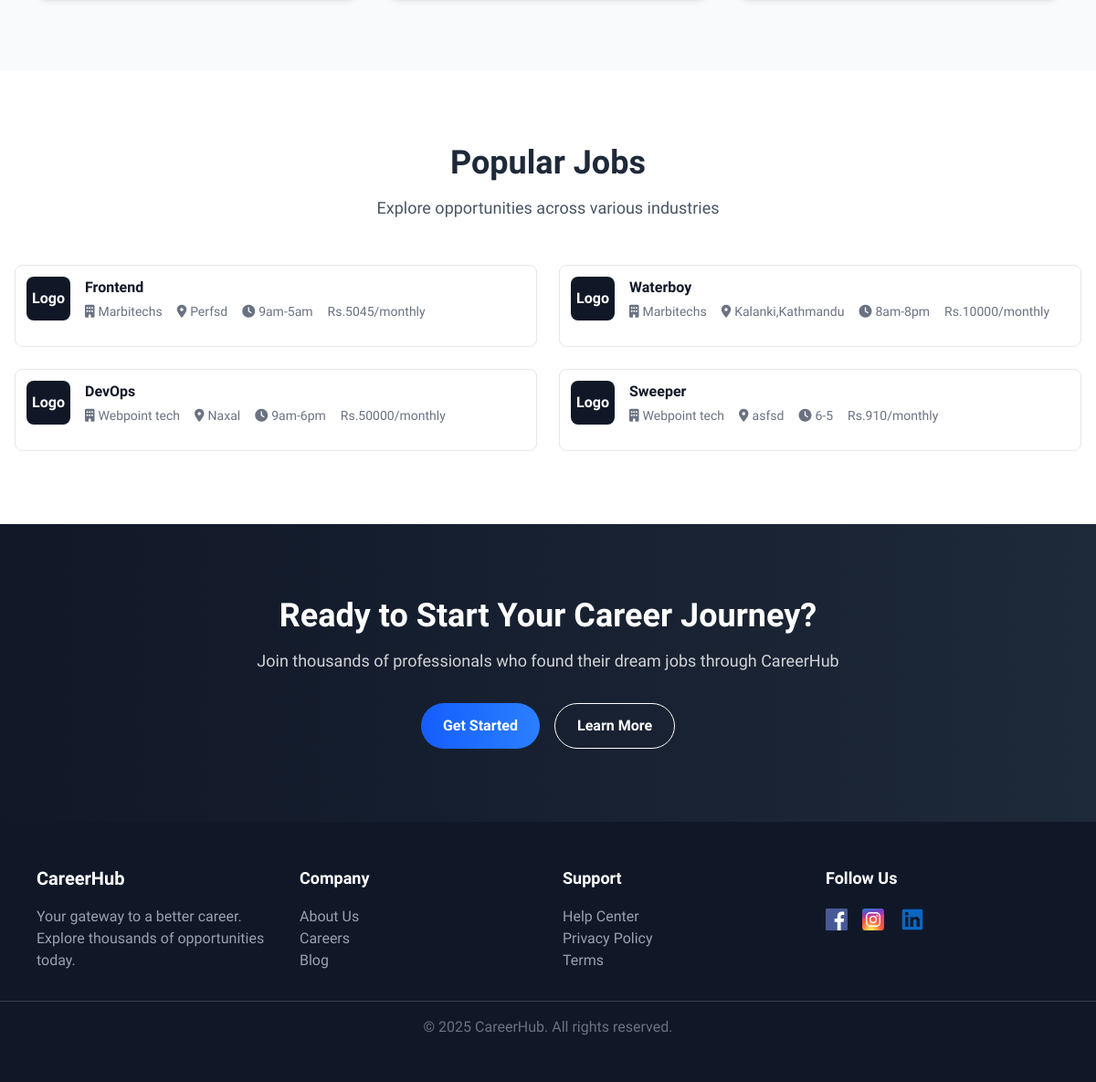
/ (lower part), run on an earlier commit of the app's database.
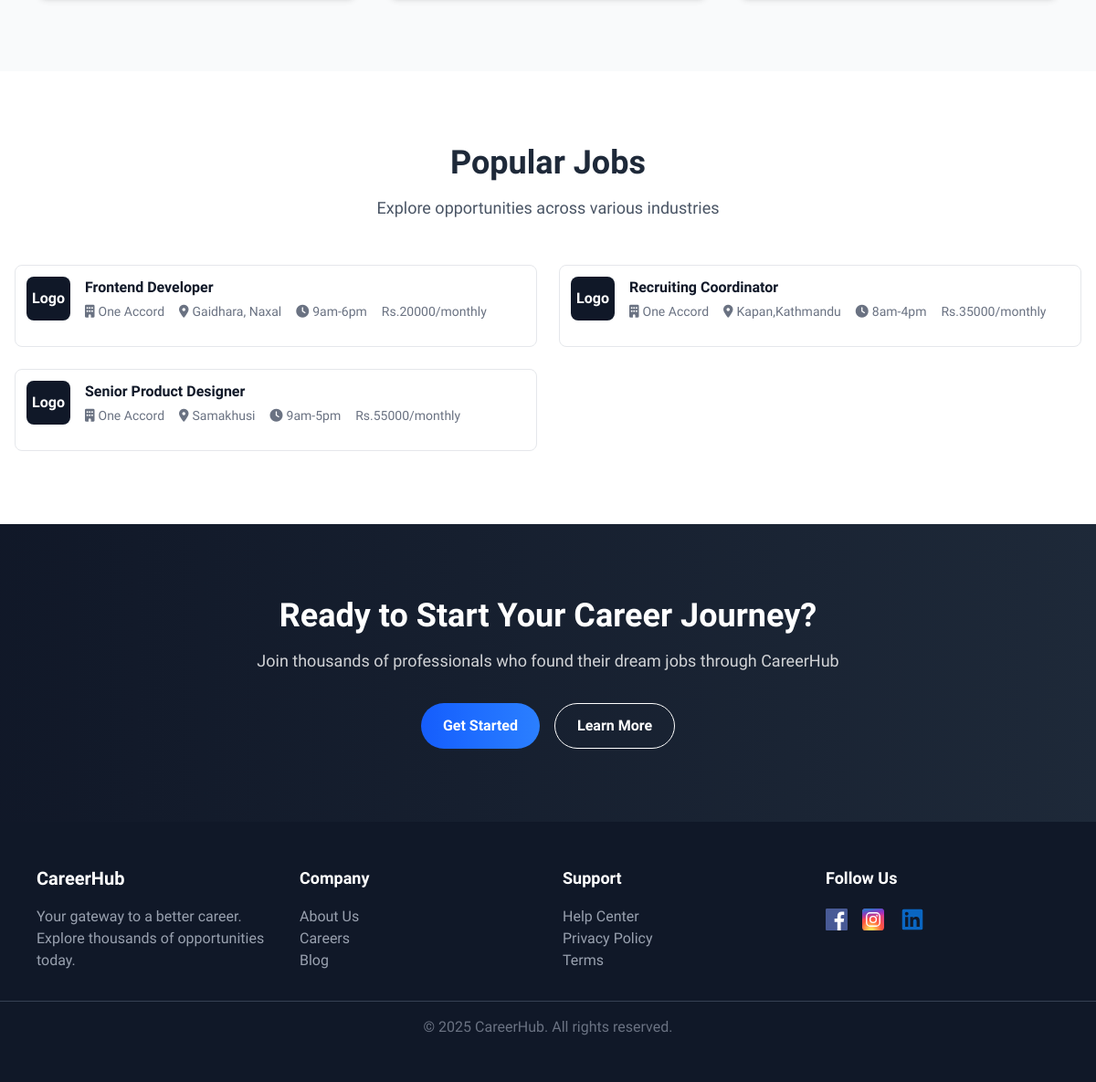
And on a later commit of the database.
### job_portal/models.py (models this page shows, shortened)
class JobPost(models.Model):
    company = models.ForeignKey(CompanyProfile, on_delete=models.CASCADE)
    title = models.CharField(max_length=255)
    description = models.TextField()
    location = models.CharField(max_length=255, blank=True, null=True)
    salary = models.DecimalField(max_digits=10, decimal_places=2, blank=True, null=True)
    working_hours=models.CharField(max_length=100, blank=True, null=True)

class CompanyProfile(models.Model):
    user = models.OneToOneField(User, on_delete=models.CASCADE,null=True, blank=True,related_name='company_profile')
    company_name = models.CharField(max_length=255, blank=True, null=True)
    company_description = models.TextField(blank=True, null=True)
    def __str__(self):
        return f"{self.company_name}"

### job_portal/views.py (the view)
# urls.py: path('',v.index,name="index" ),
def index(request):
    jobs= JobPost.objects.all()[:4]
    ctx = {
        "jobs": jobs
    }
    return render(request,"index.html",ctx)

### job_portal/context_processors.py (called while the page is built, shortened)
def user_role(request):
    role = None
    return {
        'user_role': role
    }

### job_portal/templates/index.html (shortened to what this page needs)
{% extends 'common/layout.html' %}
{% load static %}
{% block content %}
<link href="https://cdnjs.cloudflare.com/ajax/libs/font-awesome/6.0.0/css/all.min.css" rel="stylesheet">
<main>
  <section class="bg-gray-50 py-20">
  </section>
  <section class="bg-white py-20">
    <div class="mx-auto max-w-7xl px-4">
      <div class="text-center mb-12">
        <h2 class="text-3xl md:text-4xl font-extrabold text-gray-800 mb-4">Popular Jobs</h2>
        <p class="text-gray-600 text-lg max-w-2xl mx-auto">Explore opportunities across various industries</p>
      </div>
      <div class="grid sm:grid-cols-1 md:grid-cols-2 gap-6">
         {% for job in jobs %}
       <a href="{% url 'job_details' job.id %}">
        <div class="bg-white rounded-lg border border-gray-200 p-3 hover:shadow-lg transition-shadow">
          <div class="flex justify-between items-start mb-4">
              <div class="flex items-center space-x-4">
               <div class="w-12 h-12 bg-gray-900 rounded-lg flex items-center justify-center">
                      <span class="text-white font-bold">Logo</span>
                  </div>
                  <div>
                      <h3 class="font-semibold text-gray-900">{{ job.title }}</h3>
                      <div class="flex items-center justify-center space-x-4 text-sm text-gray-500 mt-1">
                          <span class="flex items-center justify-center"><i class="fas fa-building mr-1"></i>{{ job.company }}</span>
                          <span class="flex items-center justify-center"><i class="fas fa-map-marker-alt mr-1"></i>{{ job.location }}</span>
                          <span class="flex items-center justify-center"><i class="fas fa-clock mr-1"></i>{{ job.working_hours }}</span>
                          <span class="flex items-center justify-center">Rs.{{job.salary|floatformat:0 }}/monthly</span>
                      </div>
                  </div>
              </div>
          </div>
        </div>
      </a>
        {% endfor %}
    </div>
  </section>
  <section class="bg-gradient-to-r from-gray-900 to-gray-800 py-20 text-white text-center">
    <div class="max-w-3xl mx-auto px-4">
      <h2 class="text-3xl md:text-4xl font-extrabold mb-4">Ready to Start Your Career Journey?</h2>
      <p class="text-lg text-white/80 mb-8">Join thousands of professionals who found their dream jobs through CareerHub
      </p>
      <div class="flex flex-col sm:flex-row justify-center gap-4">
        <button
          class="bg-gradient-to-r from-blue-600 to-blue-500 hover:from-blue-700 hover:to-blue-600 px-6 py-3 rounded-full font-semibold transition-all">Get
          Started</button>
        <button
          class="border border-white px-6 py-3 rounded-full font-semibold hover:bg-white hover:text-gray-900 transition-all">Learn
          More</button>
      </div>
    </div>
  </section>
</main>
{% endblock %}

What changed in the data, as far as the page shows it:
removed JobPost: title "Frontend", company "Marbitechs", location "Perfsd", working_hours "9am-5am", salary "5045"
removed JobPost: title "Waterboy", company "Marbitechs", location "Kalanki,Kathmandu", working_hours "8am-8pm", salary "10000"
removed JobPost: title "DevOps", company "Webpoint tech", location "Naxal", working_hours "9am-6pm", salary "50000"
removed JobPost: title "Sweeper", company "Webpoint tech", location "asfsd", working_hours "6-5", salary "910"
added JobPost: title "Frontend Developer", company "One Accord", location "Gaidhara, Naxal", working_hours "9am-6pm", salary "20000"
added JobPost: title "Recruiting Coordinator", company "One Accord", location "Kapan,Kathmandu", working_hours "8am-4pm", salary "35000"
added JobPost: title "Senior Product Designer", company "One Accord", location "Samakhusi", working_hours "9am-5pm", salary "55000"
